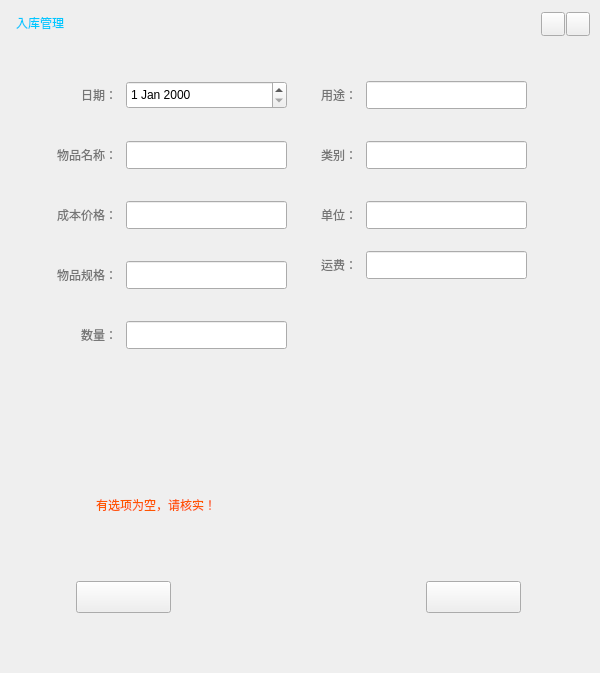
<?xml version="1.0" encoding="UTF-8"?>
<ui version="4.0">
 <class>materialStorgeWidget</class>
 <widget class="QWidget" name="materialStorgeWidget">
  <property name="geometry">
   <rect>
    <x>0</x>
    <y>0</y>
    <width>600</width>
    <height>673</height>
   </rect>
  </property>
  <property name="minimumSize">
   <size>
    <width>600</width>
    <height>673</height>
   </size>
  </property>
  <property name="maximumSize">
   <size>
    <width>600</width>
    <height>700</height>
   </size>
  </property>
  <property name="windowTitle">
   <string>入库管理</string>
  </property>
  <layout class="QVBoxLayout" name="verticalLayout">
   <property name="spacing">
    <number>0</number>
   </property>
   <property name="leftMargin">
    <number>6</number>
   </property>
   <property name="topMargin">
    <number>6</number>
   </property>
   <property name="rightMargin">
    <number>6</number>
   </property>
   <property name="bottomMargin">
    <number>6</number>
   </property>
   <item>
    <widget class="QWidget" name="pop_widget_title" native="true">
     <property name="minimumSize">
      <size>
       <width>0</width>
       <height>35</height>
      </size>
     </property>
     <property name="maximumSize">
      <size>
       <width>16777214</width>
       <height>35</height>
      </size>
     </property>
     <widget class="QPushButton" name="pop_close_btn">
      <property name="geometry">
       <rect>
        <x>560</x>
        <y>6</y>
        <width>24</width>
        <height>24</height>
       </rect>
      </property>
      <property name="text">
       <string/>
      </property>
     </widget>
     <widget class="QPushButton" name="pop_min_btn">
      <property name="geometry">
       <rect>
        <x>535</x>
        <y>6</y>
        <width>24</width>
        <height>24</height>
       </rect>
      </property>
      <property name="text">
       <string/>
      </property>
     </widget>
     <widget class="QLabel" name="title_lab">
      <property name="geometry">
       <rect>
        <x>10</x>
        <y>3</y>
        <width>151</width>
        <height>28</height>
       </rect>
      </property>
      <property name="styleSheet">
       <string notr="true">font: 75 12pt &quot;微软雅黑&quot;;
color: rgb(0, 200, 255);</string>
      </property>
      <property name="text">
       <string>入库管理</string>
      </property>
     </widget>
    </widget>
   </item>
   <item>
    <widget class="QWidget" name="widget" native="true">
     <property name="styleSheet">
      <string notr="true"/>
     </property>
     <widget class="QPushButton" name="pop_cancle_btn">
      <property name="geometry">
       <rect>
        <x>70</x>
        <y>540</y>
        <width>95</width>
        <height>32</height>
       </rect>
      </property>
      <property name="text">
       <string/>
      </property>
     </widget>
     <widget class="QPushButton" name="pop_commit_btn">
      <property name="geometry">
       <rect>
        <x>420</x>
        <y>540</y>
        <width>95</width>
        <height>32</height>
       </rect>
      </property>
      <property name="text">
       <string/>
      </property>
     </widget>
     <widget class="QLabel" name="remake_lab_2">
      <property name="geometry">
       <rect>
        <x>30</x>
        <y>40</y>
        <width>81</width>
        <height>28</height>
       </rect>
      </property>
      <property name="styleSheet">
       <string notr="true">color: rgb(117, 117, 117);
font: 75 12pt &quot;微软雅黑&quot;;</string>
      </property>
      <property name="text">
       <string>日期：</string>
      </property>
      <property name="alignment">
       <set>Qt::AlignRight|Qt::AlignTrailing|Qt::AlignVCenter</set>
      </property>
     </widget>
     <widget class="QDateEdit" name="dateEdit">
      <property name="geometry">
       <rect>
        <x>120</x>
        <y>40</y>
        <width>161</width>
        <height>28</height>
       </rect>
      </property>
      <property name="styleSheet">
       <string notr="true">color: rgb(0, 0, 0);</string>
      </property>
     </widget>
     <widget class="QLineEdit" name="use_Edit">
      <property name="geometry">
       <rect>
        <x>360</x>
        <y>40</y>
        <width>161</width>
        <height>28</height>
       </rect>
      </property>
      <property name="text">
       <string/>
      </property>
     </widget>
     <widget class="QLabel" name="remake_lab_4">
      <property name="geometry">
       <rect>
        <x>270</x>
        <y>40</y>
        <width>81</width>
        <height>28</height>
       </rect>
      </property>
      <property name="styleSheet">
       <string notr="true">color: rgb(117, 117, 117);
font: 75 12pt &quot;微软雅黑&quot;;</string>
      </property>
      <property name="text">
       <string>用途：</string>
      </property>
      <property name="alignment">
       <set>Qt::AlignRight|Qt::AlignTrailing|Qt::AlignVCenter</set>
      </property>
     </widget>
     <widget class="QLabel" name="remake_lab_5">
      <property name="geometry">
       <rect>
        <x>30</x>
        <y>100</y>
        <width>81</width>
        <height>28</height>
       </rect>
      </property>
      <property name="styleSheet">
       <string notr="true">color: rgb(117, 117, 117);
font: 75 12pt &quot;微软雅黑&quot;;</string>
      </property>
      <property name="text">
       <string>物品名称：</string>
      </property>
      <property name="alignment">
       <set>Qt::AlignRight|Qt::AlignTrailing|Qt::AlignVCenter</set>
      </property>
     </widget>
     <widget class="QLabel" name="remake_lab_6">
      <property name="geometry">
       <rect>
        <x>270</x>
        <y>160</y>
        <width>81</width>
        <height>28</height>
       </rect>
      </property>
      <property name="styleSheet">
       <string notr="true">color: rgb(117, 117, 117);
font: 75 12pt &quot;微软雅黑&quot;;</string>
      </property>
      <property name="text">
       <string>单位：</string>
      </property>
      <property name="alignment">
       <set>Qt::AlignRight|Qt::AlignTrailing|Qt::AlignVCenter</set>
      </property>
     </widget>
     <widget class="QLineEdit" name="subject_name_Edit">
      <property name="geometry">
       <rect>
        <x>120</x>
        <y>100</y>
        <width>161</width>
        <height>28</height>
       </rect>
      </property>
     </widget>
     <widget class="QLineEdit" name="unit_Edit">
      <property name="geometry">
       <rect>
        <x>360</x>
        <y>160</y>
        <width>161</width>
        <height>28</height>
       </rect>
      </property>
      <property name="frame">
       <bool>true</bool>
      </property>
     </widget>
     <widget class="QLabel" name="error_lab">
      <property name="geometry">
       <rect>
        <x>90</x>
        <y>450</y>
        <width>381</width>
        <height>28</height>
       </rect>
      </property>
      <property name="styleSheet">
       <string notr="true">font: 75 12pt &quot;微软雅黑&quot;;
color: rgb(255, 85, 0);</string>
      </property>
      <property name="text">
       <string>有选项为空，请核实！</string>
      </property>
     </widget>
     <widget class="QLineEdit" name="subject_Edit">
      <property name="geometry">
       <rect>
        <x>360</x>
        <y>100</y>
        <width>161</width>
        <height>28</height>
       </rect>
      </property>
     </widget>
     <widget class="QLabel" name="remake_lab_8">
      <property name="geometry">
       <rect>
        <x>270</x>
        <y>100</y>
        <width>81</width>
        <height>28</height>
       </rect>
      </property>
      <property name="styleSheet">
       <string notr="true">color: rgb(117, 117, 117);
font: 75 12pt &quot;微软雅黑&quot;;</string>
      </property>
      <property name="text">
       <string>类别：</string>
      </property>
      <property name="alignment">
       <set>Qt::AlignRight|Qt::AlignTrailing|Qt::AlignVCenter</set>
      </property>
     </widget>
     <widget class="QLabel" name="remake_lab_9">
      <property name="geometry">
       <rect>
        <x>270</x>
        <y>210</y>
        <width>81</width>
        <height>28</height>
       </rect>
      </property>
      <property name="styleSheet">
       <string notr="true">color: rgb(117, 117, 117);
font: 75 12pt &quot;微软雅黑&quot;;</string>
      </property>
      <property name="text">
       <string>运费：</string>
      </property>
      <property name="alignment">
       <set>Qt::AlignRight|Qt::AlignTrailing|Qt::AlignVCenter</set>
      </property>
     </widget>
     <widget class="QLineEdit" name="freight_Edit">
      <property name="geometry">
       <rect>
        <x>360</x>
        <y>210</y>
        <width>161</width>
        <height>28</height>
       </rect>
      </property>
     </widget>
     <widget class="QLabel" name="remake_lab_10">
      <property name="geometry">
       <rect>
        <x>30</x>
        <y>160</y>
        <width>81</width>
        <height>28</height>
       </rect>
      </property>
      <property name="styleSheet">
       <string notr="true">color: rgb(117, 117, 117);
font: 75 12pt &quot;微软雅黑&quot;;</string>
      </property>
      <property name="text">
       <string>成本价格：</string>
      </property>
      <property name="alignment">
       <set>Qt::AlignRight|Qt::AlignTrailing|Qt::AlignVCenter</set>
      </property>
     </widget>
     <widget class="QLineEdit" name="pice_Edit">
      <property name="geometry">
       <rect>
        <x>120</x>
        <y>160</y>
        <width>161</width>
        <height>28</height>
       </rect>
      </property>
      <property name="frame">
       <bool>true</bool>
      </property>
     </widget>
     <widget class="QLineEdit" name="Number_Edit">
      <property name="geometry">
       <rect>
        <x>120</x>
        <y>280</y>
        <width>161</width>
        <height>28</height>
       </rect>
      </property>
      <property name="frame">
       <bool>true</bool>
      </property>
     </widget>
     <widget class="QLabel" name="remake_lab_11">
      <property name="geometry">
       <rect>
        <x>30</x>
        <y>280</y>
        <width>81</width>
        <height>28</height>
       </rect>
      </property>
      <property name="styleSheet">
       <string notr="true">color: rgb(117, 117, 117);
font: 75 12pt &quot;微软雅黑&quot;;</string>
      </property>
      <property name="text">
       <string>数量：</string>
      </property>
      <property name="alignment">
       <set>Qt::AlignRight|Qt::AlignTrailing|Qt::AlignVCenter</set>
      </property>
     </widget>
     <widget class="QLineEdit" name="norms_Edit">
      <property name="geometry">
       <rect>
        <x>120</x>
        <y>220</y>
        <width>161</width>
        <height>28</height>
       </rect>
      </property>
      <property name="text">
       <string/>
      </property>
      <property name="frame">
       <bool>true</bool>
      </property>
     </widget>
     <widget class="QLabel" name="remake_lab_12">
      <property name="geometry">
       <rect>
        <x>30</x>
        <y>220</y>
        <width>81</width>
        <height>28</height>
       </rect>
      </property>
      <property name="styleSheet">
       <string notr="true">color: rgb(117, 117, 117);
font: 75 12pt &quot;微软雅黑&quot;;</string>
      </property>
      <property name="text">
       <string>物品规格：</string>
      </property>
      <property name="alignment">
       <set>Qt::AlignRight|Qt::AlignTrailing|Qt::AlignVCenter</set>
      </property>
     </widget>
    </widget>
   </item>
  </layout>
 </widget>
 <resources/>
 <connections/>
</ui>
